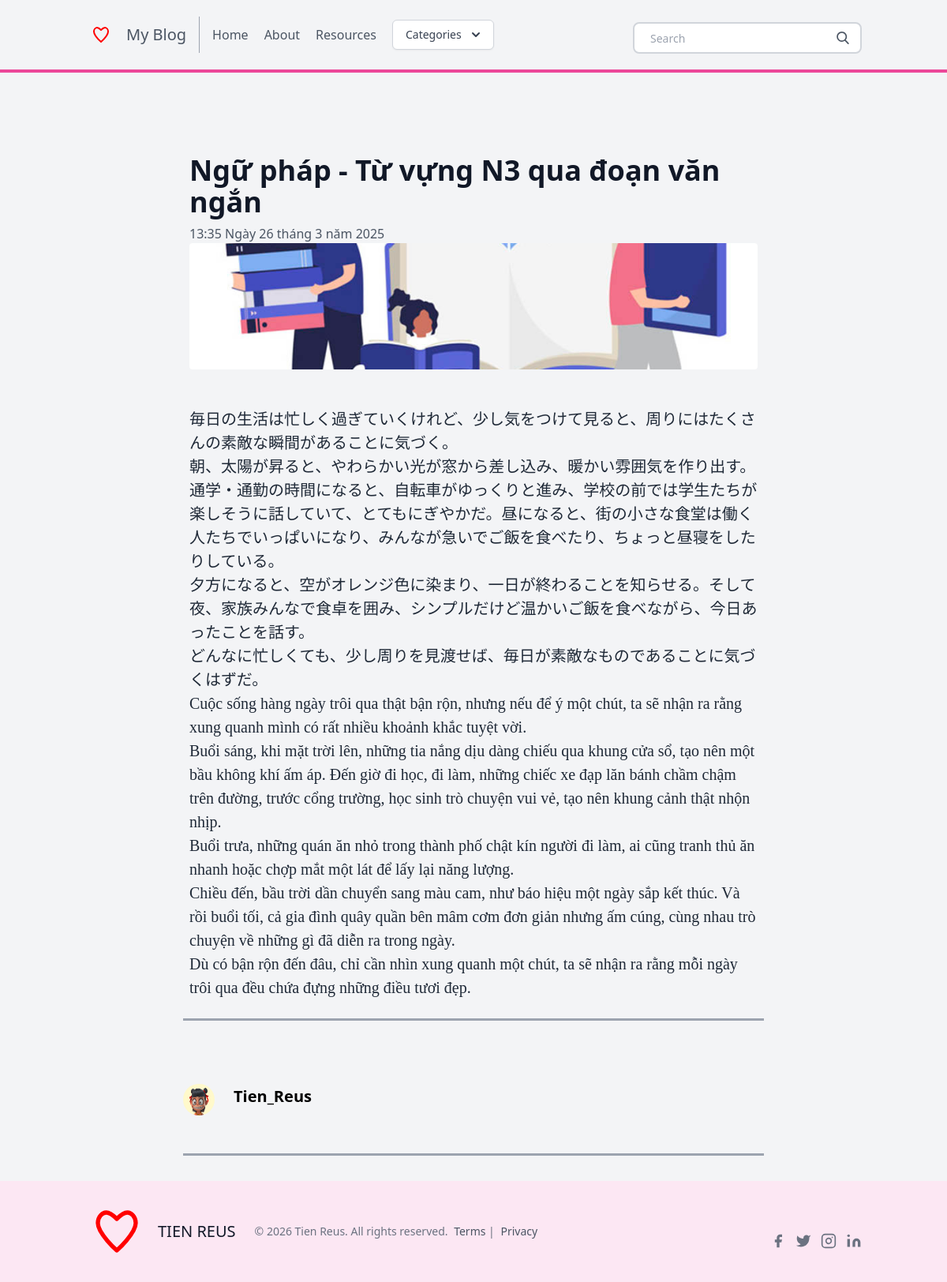
The page /post/learn-post-13/ on the database its author committed.
### posts/models.py (models this page shows, shortened)
class Post(models.Model):
    title = models.CharField(max_length=100)
    slug = models.SlugField()
    overview = models.TextField()
    timestamp = models.DateTimeField(auto_now_add=True)
    content = models.TextField()
    author = models.ForeignKey(Author, on_delete=models.CASCADE)
    thumbnail = models.ImageField()
    categories = models.ManyToManyField(Category)
    featured = models.BooleanField()

class Author(models.Model):
    user = models.OneToOneField(User, on_delete=models.CASCADE)
    profile_picture = models.ImageField()
    def __str__(self):
        return self.user.username

### posts/views.py (the view)
# urls.py: path('post/<slug>/', post, name = 'post'),
def post (request,slug):
    post = get_object_or_404(Post, slug=slug)
    latest = Post.objects.order_by('-timestamp')[:3]
    context = {
        'post': post,
        'latest': latest,
    }
    return render(request, 'post.html', context)

### posts/templatetags/markdown_extras.py (called while the page is built)
@register.filter()
@stringfilter
def markdown(value):
    return md.markdown(value, extensions=['markdown.extensions.fenced_code'])

@register.simple_tag
def get_categories():
    return Category.objects.all()[0:3]

### templates/post.html (shortened to what this page needs)
{% extends 'base.html' %}
{% load markdown_extras %}
{% block content %}
<body class="bg-gray-100 font-sans leading-normal tracking-normal">
	<div class="container w-full md:max-w-3xl mx-auto pt-20">
		<div class="w-full px-4 md:px-6 text-xl text-gray-800 leading-normal" style="font-family:Georgia,serif;">
			<div class="font-sans">
						<h1 class="font-bold font-sans break-normal text-gray-900 pt-6 pb-2 text-3xl md:text-4xl">
						{{ post.title }}</h1>
						<p class="text-sm md:text-base font-normal text-gray-600">
						{{ post.timestamp }}</p>
						<img class="h-40 rounded w-full object-cover object-center mb-6" src="{{ post.thumbnail.url }}" alt="content">
			</div>
			<div class="py-6">
			{{ post.content | markdown | safe }}
			</div>
		</div>
		<hr class="border-b-2 border-gray-400 mb-8 mx-4">
		<div class="flex w-full items-center font-sans px-4 py-12">
			<img class="w-10 h-10 rounded-full mr-4" src="{{ post.author.profile_picture.url }}">
			<div class="flex-1 px-2">
				<p class="text-base font-bold text-base md:text-xl leading-none mb-2">
				{{ post.author }}</p>
			</div>
		</div>
		<hr class="border-b-2 border-gray-400 mb-8 mx-4">
	</div>
{% endblock content %}

### rows shown on the page
Post: title "Ngữ pháp - Từ vựng N3 qua đoạn văn ngắn", timestamp "13:35 Ngày 26 tháng 3 năm 2025", thumbnail (picture), content "毎日の生活は忙しく過ぎていくけれど、少し気をつけて見ると、周りにはたくさんの素敵な瞬間があることに気づく。 朝、太陽が昇ると、やわらかい光が窓から差し込み、暖かい雰囲気を作り出す。通学・通勤の時間になると、自転車がゆっくりと進み、学校の前では学生たちが楽しそうに話していて、とてもにぎやかだ。昼になると、街の小さな食堂は働く人たちでいっぱいになり、みんなが急いでご飯を食べたり、ちょっと昼寝をしたりしている。 夕方になると、空がオレンジ色に染まり、一日が終わることを知らせる。そして夜、家族みんなで食卓を囲み、シンプルだけど温かいご飯を食べながら、今日あったことを話す。 どんなに忙しくても、少し周りを見渡せば、毎日が素敵なものであることに気づくはずだ。 Cuộc sống hàng ngày trôi qua thật bận rộn, nhưng nếu để ý một chút, ta sẽ nhận ra rằng xung quanh mình có rất nhiều khoảnh khắc tuyệt vời. Buổi sáng, khi mặt trời lên, những tia nắng dịu dàng chiếu qua khung cửa sổ, tạo nên một bầu không khí ấm áp. Đến giờ đi học, đi làm, những chiếc xe đạp lăn bánh chầm chậm trên đường, trước cổng trường, học sinh trò chuyện vui vẻ,…", author.profile_picture (picture), author "Tien_Reus"
